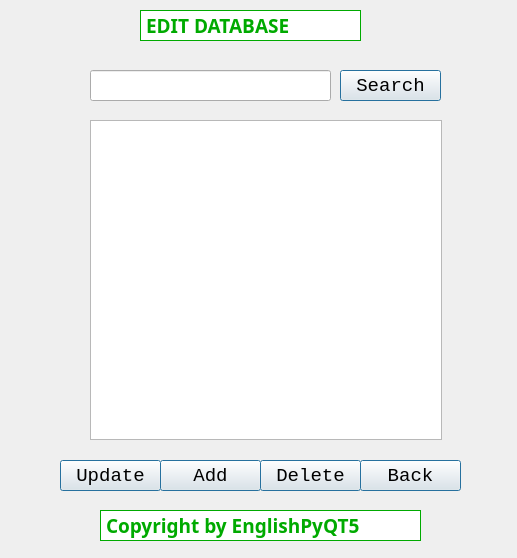
<?xml version="1.0" encoding="UTF-8"?>
<ui version="4.0">
 <class>Resgister</class>
 <widget class="QMainWindow" name="Resgister">
  <property name="windowModality">
   <enum>Qt::ApplicationModal</enum>
  </property>
  <property name="enabled">
   <bool>true</bool>
  </property>
  <property name="geometry">
   <rect>
    <x>0</x>
    <y>0</y>
    <width>517</width>
    <height>558</height>
   </rect>
  </property>
  <property name="sizePolicy">
   <sizepolicy hsizetype="Fixed" vsizetype="Expanding">
    <horstretch>0</horstretch>
    <verstretch>0</verstretch>
   </sizepolicy>
  </property>
  <property name="maximumSize">
   <size>
    <width>1111</width>
    <height>1111</height>
   </size>
  </property>
  <property name="font">
   <font>
    <family>Courier New</family>
    <pointsize>14</pointsize>
   </font>
  </property>
  <property name="contextMenuPolicy">
   <enum>Qt::DefaultContextMenu</enum>
  </property>
  <property name="acceptDrops">
   <bool>false</bool>
  </property>
  <property name="windowTitle">
   <string>EditDB</string>
  </property>
  <property name="windowIcon">
   <iconset>
    <normaloff>../icons/k.ico</normaloff>../icons/k.ico</iconset>
  </property>
  <property name="autoFillBackground">
   <bool>true</bool>
  </property>
  <property name="styleSheet">
   <string notr="true"/>
  </property>
  <property name="toolButtonStyle">
   <enum>Qt::ToolButtonIconOnly</enum>
  </property>
  <property name="documentMode">
   <bool>false</bool>
  </property>
  <property name="tabShape">
   <enum>QTabWidget::Triangular</enum>
  </property>
  <property name="dockNestingEnabled">
   <bool>false</bool>
  </property>
  <property name="unifiedTitleAndToolBarOnMac">
   <bool>false</bool>
  </property>
  <widget class="QWidget" name="centralwidget">
   <widget class="QLabel" name="label_15">
    <property name="geometry">
     <rect>
      <x>140</x>
      <y>10</y>
      <width>221</width>
      <height>31</height>
     </rect>
    </property>
    <property name="font">
     <font>
      <family>Lucida Calligraphy</family>
      <pointsize>14</pointsize>
      <weight>75</weight>
      <bold>true</bold>
     </font>
    </property>
    <property name="focusPolicy">
     <enum>Qt::NoFocus</enum>
    </property>
    <property name="contextMenuPolicy">
     <enum>Qt::NoContextMenu</enum>
    </property>
    <property name="layoutDirection">
     <enum>Qt::RightToLeft</enum>
    </property>
    <property name="autoFillBackground">
     <bool>false</bool>
    </property>
    <property name="styleSheet">
     <string notr="true">background-color:rgb(255, 255, 255);color:rgb(0, 170, 0)</string>
    </property>
    <property name="frameShape">
     <enum>QFrame::Box</enum>
    </property>
    <property name="text">
     <string>EDIT DATABASE</string>
    </property>
    <property name="alignment">
     <set>Qt::AlignLeading|Qt::AlignLeft|Qt::AlignVCenter</set>
    </property>
   </widget>
   <widget class="QTableWidget" name="tableDB">
    <property name="geometry">
     <rect>
      <x>90</x>
      <y>120</y>
      <width>352</width>
      <height>320</height>
     </rect>
    </property>
    <property name="sizePolicy">
     <sizepolicy hsizetype="Expanding" vsizetype="Ignored">
      <horstretch>0</horstretch>
      <verstretch>0</verstretch>
     </sizepolicy>
    </property>
    <property name="font">
     <font>
      <family>Courier New</family>
      <pointsize>14</pointsize>
     </font>
    </property>
    <property name="focusPolicy">
     <enum>Qt::StrongFocus</enum>
    </property>
    <property name="autoFillBackground">
     <bool>true</bool>
    </property>
    <property name="sizeAdjustPolicy">
     <enum>QAbstractScrollArea::AdjustToContents</enum>
    </property>
    <attribute name="horizontalHeaderDefaultSectionSize">
     <number>145</number>
    </attribute>
    <attribute name="horizontalHeaderMinimumSectionSize">
     <number>50</number>
    </attribute>
    <attribute name="verticalHeaderDefaultSectionSize">
     <number>35</number>
    </attribute>
    <attribute name="verticalHeaderMinimumSectionSize">
     <number>35</number>
    </attribute>
   </widget>
   <widget class="QPushButton" name="btn_back">
    <property name="geometry">
     <rect>
      <x>360</x>
      <y>460</y>
      <width>101</width>
      <height>31</height>
     </rect>
    </property>
    <property name="font">
     <font>
      <family>Courier New</family>
      <pointsize>14</pointsize>
     </font>
    </property>
    <property name="focusPolicy">
     <enum>Qt::NoFocus</enum>
    </property>
    <property name="text">
     <string>Back</string>
    </property>
    <property name="icon">
     <iconset>
      <normaloff>../icons/back_icon.jpg</normaloff>../icons/back_icon.jpg</iconset>
    </property>
    <property name="checkable">
     <bool>false</bool>
    </property>
    <property name="autoDefault">
     <bool>true</bool>
    </property>
    <property name="default">
     <bool>true</bool>
    </property>
   </widget>
   <widget class="QLabel" name="label_14">
    <property name="geometry">
     <rect>
      <x>100</x>
      <y>510</y>
      <width>321</width>
      <height>31</height>
     </rect>
    </property>
    <property name="font">
     <font>
      <family>Lucida Calligraphy</family>
      <pointsize>14</pointsize>
      <weight>75</weight>
      <bold>true</bold>
     </font>
    </property>
    <property name="focusPolicy">
     <enum>Qt::NoFocus</enum>
    </property>
    <property name="contextMenuPolicy">
     <enum>Qt::NoContextMenu</enum>
    </property>
    <property name="layoutDirection">
     <enum>Qt::RightToLeft</enum>
    </property>
    <property name="autoFillBackground">
     <bool>false</bool>
    </property>
    <property name="styleSheet">
     <string notr="true">background-color:rgb(255, 255, 255);color:rgb(0, 170, 0)</string>
    </property>
    <property name="frameShape">
     <enum>QFrame::Box</enum>
    </property>
    <property name="text">
     <string>Copyright by EnglishPyQT5</string>
    </property>
    <property name="alignment">
     <set>Qt::AlignLeading|Qt::AlignLeft|Qt::AlignVCenter</set>
    </property>
   </widget>
   <widget class="QPushButton" name="btn_update">
    <property name="geometry">
     <rect>
      <x>60</x>
      <y>460</y>
      <width>101</width>
      <height>31</height>
     </rect>
    </property>
    <property name="font">
     <font>
      <family>Courier New</family>
      <pointsize>14</pointsize>
     </font>
    </property>
    <property name="autoFillBackground">
     <bool>true</bool>
    </property>
    <property name="styleSheet">
     <string notr="true"/>
    </property>
    <property name="text">
     <string>Update</string>
    </property>
    <property name="icon">
     <iconset>
      <normaloff>../icons/update.jpg</normaloff>../icons/update.jpg</iconset>
    </property>
    <property name="checkable">
     <bool>false</bool>
    </property>
    <property name="autoDefault">
     <bool>true</bool>
    </property>
    <property name="default">
     <bool>true</bool>
    </property>
   </widget>
   <widget class="QPushButton" name="btn_add">
    <property name="geometry">
     <rect>
      <x>160</x>
      <y>460</y>
      <width>101</width>
      <height>31</height>
     </rect>
    </property>
    <property name="font">
     <font>
      <family>Courier New</family>
      <pointsize>14</pointsize>
     </font>
    </property>
    <property name="autoFillBackground">
     <bool>true</bool>
    </property>
    <property name="styleSheet">
     <string notr="true"/>
    </property>
    <property name="text">
     <string>Add</string>
    </property>
    <property name="icon">
     <iconset>
      <normaloff>../icons/add.png</normaloff>../icons/add.png</iconset>
    </property>
    <property name="checkable">
     <bool>false</bool>
    </property>
    <property name="autoDefault">
     <bool>true</bool>
    </property>
    <property name="default">
     <bool>true</bool>
    </property>
   </widget>
   <widget class="QLineEdit" name="linesearch">
    <property name="geometry">
     <rect>
      <x>90</x>
      <y>70</y>
      <width>241</width>
      <height>31</height>
     </rect>
    </property>
    <property name="text">
     <string/>
    </property>
    <property name="alignment">
     <set>Qt::AlignCenter</set>
    </property>
   </widget>
   <widget class="QPushButton" name="btn_delete">
    <property name="geometry">
     <rect>
      <x>260</x>
      <y>460</y>
      <width>101</width>
      <height>31</height>
     </rect>
    </property>
    <property name="font">
     <font>
      <family>Courier New</family>
      <pointsize>14</pointsize>
     </font>
    </property>
    <property name="autoFillBackground">
     <bool>true</bool>
    </property>
    <property name="styleSheet">
     <string notr="true"/>
    </property>
    <property name="text">
     <string>Delete</string>
    </property>
    <property name="icon">
     <iconset>
      <normaloff>../icons/remove.jpg</normaloff>../icons/remove.jpg</iconset>
    </property>
    <property name="checkable">
     <bool>false</bool>
    </property>
    <property name="autoDefault">
     <bool>true</bool>
    </property>
    <property name="default">
     <bool>true</bool>
    </property>
   </widget>
   <widget class="QPushButton" name="btn_search">
    <property name="geometry">
     <rect>
      <x>340</x>
      <y>70</y>
      <width>101</width>
      <height>31</height>
     </rect>
    </property>
    <property name="font">
     <font>
      <family>Courier New</family>
      <pointsize>14</pointsize>
     </font>
    </property>
    <property name="autoFillBackground">
     <bool>true</bool>
    </property>
    <property name="styleSheet">
     <string notr="true"/>
    </property>
    <property name="text">
     <string>Search</string>
    </property>
    <property name="icon">
     <iconset>
      <normaloff>../icons/search.png</normaloff>../icons/search.png</iconset>
    </property>
    <property name="checkable">
     <bool>false</bool>
    </property>
    <property name="autoDefault">
     <bool>true</bool>
    </property>
    <property name="default">
     <bool>true</bool>
    </property>
   </widget>
  </widget>
 </widget>
 <resources/>
 <connections/>
</ui>
